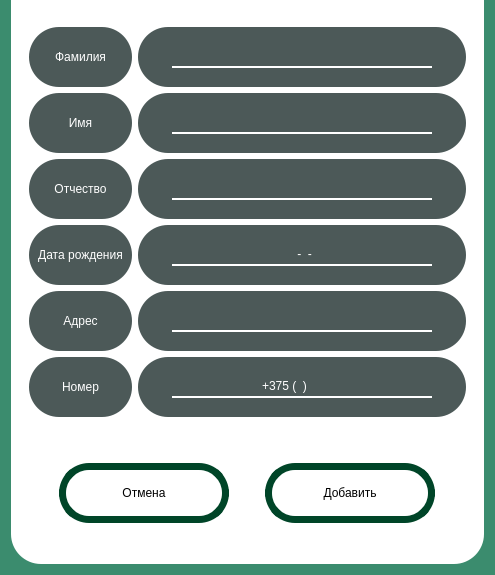
<?xml version="1.0" encoding="UTF-8"?>
<ui version="4.0">
 <class>AddPatientWindow</class>
 <widget class="QDialog" name="AddPatientWindow">
  <property name="geometry">
   <rect>
    <x>0</x>
    <y>0</y>
    <width>495</width>
    <height>575</height>
   </rect>
  </property>
  <property name="sizePolicy">
   <sizepolicy hsizetype="Preferred" vsizetype="Ignored">
    <horstretch>0</horstretch>
    <verstretch>0</verstretch>
   </sizepolicy>
  </property>
  <property name="minimumSize">
   <size>
    <width>495</width>
    <height>575</height>
   </size>
  </property>
  <property name="maximumSize">
   <size>
    <width>495</width>
    <height>575</height>
   </size>
  </property>
  <property name="windowTitle">
   <string>Dialog</string>
  </property>
  <property name="styleSheet">
   <string notr="true">background-color:#3B8C6E</string>
  </property>
  <layout class="QGridLayout" name="gridLayout">
   <property name="topMargin">
    <number>0</number>
   </property>
   <item row="0" column="0">
    <widget class="QWidget" name="widget" native="true">
     <property name="styleSheet">
      <string notr="true">background:white;
border-bottom-left-radius:30;
border-bottom-right-radius:30
</string>
     </property>
     <layout class="QGridLayout" name="gridLayout_2">
      <item row="0" column="0">
       <widget class="QWidget" name="widget_3" native="true">
        <layout class="QGridLayout" name="gridLayout_3">
         <property name="topMargin">
          <number>18</number>
         </property>
         <item row="4" column="0">
          <widget class="QWidget" name="widget_10" native="true">
           <property name="maximumSize">
            <size>
             <width>16777215</width>
             <height>60</height>
            </size>
           </property>
           <property name="styleSheet">
            <string notr="true">background:#4C5958;
border-radius:30</string>
           </property>
           <layout class="QGridLayout" name="gridLayout_5">
            <item row="0" column="0">
             <widget class="QLabel" name="label_2">
              <property name="layoutDirection">
               <enum>Qt::LayoutDirection::LeftToRight</enum>
              </property>
              <property name="styleSheet">
               <string notr="true">color:white</string>
              </property>
              <property name="text">
               <string>Адрес</string>
              </property>
              <property name="alignment">
               <set>Qt::AlignmentFlag::AlignCenter</set>
              </property>
             </widget>
            </item>
           </layout>
          </widget>
         </item>
         <item row="2" column="1">
          <widget class="QWidget" name="widget_8" native="true">
           <property name="minimumSize">
            <size>
             <width>0</width>
             <height>60</height>
            </size>
           </property>
           <property name="maximumSize">
            <size>
             <width>16777215</width>
             <height>60</height>
            </size>
           </property>
           <property name="styleSheet">
            <string notr="true">background:#4C5958;
border-radius:30</string>
           </property>
           <layout class="QGridLayout" name="gridLayout_12">
            <item row="0" column="0">
             <widget class="QLineEdit" name="LEPatronymic">
              <property name="styleSheet">
               <string notr="true">border: 0px solid red;
border-bottom: 2px solid white;
color:white;
height: 25px;
margin: 10 25</string>
              </property>
              <property name="maxLength">
               <number>45</number>
              </property>
              <property name="alignment">
               <set>Qt::AlignmentFlag::AlignCenter</set>
              </property>
             </widget>
            </item>
           </layout>
          </widget>
         </item>
         <item row="3" column="0">
          <widget class="QWidget" name="widget_9" native="true">
           <property name="maximumSize">
            <size>
             <width>16777215</width>
             <height>60</height>
            </size>
           </property>
           <property name="styleSheet">
            <string notr="true">background:#4C5958;
border-radius:30</string>
           </property>
           <layout class="QGridLayout" name="gridLayout_6">
            <item row="0" column="0">
             <widget class="QLabel" name="label_3">
              <property name="layoutDirection">
               <enum>Qt::LayoutDirection::LeftToRight</enum>
              </property>
              <property name="styleSheet">
               <string notr="true">color:white</string>
              </property>
              <property name="text">
               <string>Дата рождения</string>
              </property>
              <property name="alignment">
               <set>Qt::AlignmentFlag::AlignCenter</set>
              </property>
             </widget>
            </item>
           </layout>
          </widget>
         </item>
         <item row="0" column="1">
          <widget class="QWidget" name="widget_4" native="true">
           <property name="minimumSize">
            <size>
             <width>0</width>
             <height>60</height>
            </size>
           </property>
           <property name="maximumSize">
            <size>
             <width>16777215</width>
             <height>60</height>
            </size>
           </property>
           <property name="styleSheet">
            <string notr="true">background:#4C5958;
border-radius:30</string>
           </property>
           <layout class="QGridLayout" name="gridLayout_10">
            <item row="0" column="0">
             <widget class="QLineEdit" name="LESurname">
              <property name="styleSheet">
               <string notr="true">border: 0px solid red;
border-bottom: 2px solid white;
color:white;
height: 25px;
margin: 10 25</string>
              </property>
              <property name="maxLength">
               <number>45</number>
              </property>
              <property name="alignment">
               <set>Qt::AlignmentFlag::AlignCenter</set>
              </property>
             </widget>
            </item>
           </layout>
          </widget>
         </item>
         <item row="5" column="1">
          <widget class="QWidget" name="widget_14" native="true">
           <property name="minimumSize">
            <size>
             <width>285</width>
             <height>60</height>
            </size>
           </property>
           <property name="maximumSize">
            <size>
             <width>16777215</width>
             <height>60</height>
            </size>
           </property>
           <property name="styleSheet">
            <string notr="true">background:#4C5958;
border-radius:30</string>
           </property>
           <layout class="QGridLayout" name="gridLayout_15">
            <item row="0" column="0">
             <widget class="QLineEdit" name="LEPhoneNumber">
              <property name="styleSheet">
               <string notr="true">border: 0px solid red;
border-bottom: 2px solid white;
color:white;
height: 25px;
margin: 10 25</string>
              </property>
              <property name="inputMask">
               <string>+375 (99) 999 99 99</string>
              </property>
              <property name="text">
               <string>+375 ()   </string>
              </property>
              <property name="alignment">
               <set>Qt::AlignmentFlag::AlignCenter</set>
              </property>
              <property name="placeholderText">
               <string/>
              </property>
             </widget>
            </item>
           </layout>
          </widget>
         </item>
         <item row="1" column="1">
          <widget class="QWidget" name="widget_6" native="true">
           <property name="minimumSize">
            <size>
             <width>0</width>
             <height>60</height>
            </size>
           </property>
           <property name="maximumSize">
            <size>
             <width>16777215</width>
             <height>60</height>
            </size>
           </property>
           <property name="styleSheet">
            <string notr="true">background:#4C5958;
border-radius:30</string>
           </property>
           <layout class="QGridLayout" name="gridLayout_11">
            <item row="0" column="0">
             <widget class="QLineEdit" name="LEFirstname">
              <property name="styleSheet">
               <string notr="true">border: 0px solid red;
border-bottom: 2px solid white;
color:white;
height: 25px;
margin: 10 25</string>
              </property>
              <property name="maxLength">
               <number>45</number>
              </property>
              <property name="alignment">
               <set>Qt::AlignmentFlag::AlignCenter</set>
              </property>
             </widget>
            </item>
           </layout>
          </widget>
         </item>
         <item row="5" column="0">
          <widget class="QWidget" name="widget_11" native="true">
           <property name="maximumSize">
            <size>
             <width>16777215</width>
             <height>60</height>
            </size>
           </property>
           <property name="styleSheet">
            <string notr="true">background:#4C5958;
border-radius:30</string>
           </property>
           <layout class="QGridLayout" name="gridLayout_4">
            <item row="0" column="0">
             <widget class="QLabel" name="label">
              <property name="layoutDirection">
               <enum>Qt::LayoutDirection::LeftToRight</enum>
              </property>
              <property name="styleSheet">
               <string notr="true">color:white</string>
              </property>
              <property name="text">
               <string>Номер</string>
              </property>
              <property name="alignment">
               <set>Qt::AlignmentFlag::AlignCenter</set>
              </property>
             </widget>
            </item>
           </layout>
          </widget>
         </item>
         <item row="1" column="0">
          <widget class="QWidget" name="widget_5" native="true">
           <property name="maximumSize">
            <size>
             <width>16777215</width>
             <height>60</height>
            </size>
           </property>
           <property name="styleSheet">
            <string notr="true">background:#4C5958;
border-radius:30</string>
           </property>
           <layout class="QGridLayout" name="gridLayout_8">
            <item row="0" column="0">
             <widget class="QLabel" name="label_5">
              <property name="layoutDirection">
               <enum>Qt::LayoutDirection::LeftToRight</enum>
              </property>
              <property name="styleSheet">
               <string notr="true">color:white</string>
              </property>
              <property name="text">
               <string>Имя</string>
              </property>
              <property name="alignment">
               <set>Qt::AlignmentFlag::AlignCenter</set>
              </property>
             </widget>
            </item>
           </layout>
          </widget>
         </item>
         <item row="4" column="1">
          <widget class="QWidget" name="widget_13" native="true">
           <property name="minimumSize">
            <size>
             <width>0</width>
             <height>60</height>
            </size>
           </property>
           <property name="maximumSize">
            <size>
             <width>16777215</width>
             <height>60</height>
            </size>
           </property>
           <property name="styleSheet">
            <string notr="true">background:#4C5958;
border-radius:30</string>
           </property>
           <layout class="QGridLayout" name="gridLayout_14">
            <item row="0" column="0">
             <widget class="QLineEdit" name="LEAddress">
              <property name="styleSheet">
               <string notr="true">border: 0px solid red;
border-bottom: 2px solid white;
color:white;
height: 25px;
margin: 10 25</string>
              </property>
              <property name="maxLength">
               <number>255</number>
              </property>
              <property name="alignment">
               <set>Qt::AlignmentFlag::AlignCenter</set>
              </property>
             </widget>
            </item>
           </layout>
          </widget>
         </item>
         <item row="2" column="0">
          <widget class="QWidget" name="widget_7" native="true">
           <property name="maximumSize">
            <size>
             <width>16777215</width>
             <height>60</height>
            </size>
           </property>
           <property name="styleSheet">
            <string notr="true">background:#4C5958;
border-radius:30</string>
           </property>
           <layout class="QGridLayout" name="gridLayout_7">
            <item row="0" column="0">
             <widget class="QLabel" name="label_4">
              <property name="layoutDirection">
               <enum>Qt::LayoutDirection::LeftToRight</enum>
              </property>
              <property name="styleSheet">
               <string notr="true">color:white</string>
              </property>
              <property name="text">
               <string>Отчество</string>
              </property>
              <property name="alignment">
               <set>Qt::AlignmentFlag::AlignCenter</set>
              </property>
             </widget>
            </item>
           </layout>
          </widget>
         </item>
         <item row="3" column="1">
          <widget class="QWidget" name="widget_12" native="true">
           <property name="minimumSize">
            <size>
             <width>0</width>
             <height>60</height>
            </size>
           </property>
           <property name="maximumSize">
            <size>
             <width>16777215</width>
             <height>60</height>
            </size>
           </property>
           <property name="styleSheet">
            <string notr="true">background:#4C5958;
border-radius:30</string>
           </property>
           <layout class="QGridLayout" name="gridLayout_13">
            <item row="0" column="0">
             <widget class="QLineEdit" name="LEDateOfBirth">
              <property name="styleSheet">
               <string notr="true">border: 0px solid red;
border-bottom: 2px solid white;
color:white;

height: 25px;
margin: 10 25</string>
              </property>
              <property name="inputMask">
               <string>9999-99-99</string>
              </property>
              <property name="alignment">
               <set>Qt::AlignmentFlag::AlignCenter</set>
              </property>
             </widget>
            </item>
           </layout>
          </widget>
         </item>
         <item row="0" column="0">
          <widget class="QWidget" name="widget_2" native="true">
           <property name="maximumSize">
            <size>
             <width>16777215</width>
             <height>60</height>
            </size>
           </property>
           <property name="styleSheet">
            <string notr="true">background:#4C5958;
border-radius:30</string>
           </property>
           <layout class="QGridLayout" name="gridLayout_9">
            <item row="0" column="0">
             <widget class="QLabel" name="label_6">
              <property name="layoutDirection">
               <enum>Qt::LayoutDirection::LeftToRight</enum>
              </property>
              <property name="styleSheet">
               <string notr="true">color:white</string>
              </property>
              <property name="text">
               <string>Фамилия</string>
              </property>
              <property name="alignment">
               <set>Qt::AlignmentFlag::AlignCenter</set>
              </property>
             </widget>
            </item>
           </layout>
          </widget>
         </item>
        </layout>
       </widget>
      </item>
      <item row="1" column="0">
       <widget class="QWidget" name="widget_15" native="true">
        <layout class="QHBoxLayout" name="horizontalLayout">
         <item>
          <widget class="QPushButton" name="pushButton_2">
           <property name="minimumSize">
            <size>
             <width>0</width>
             <height>60</height>
            </size>
           </property>
           <property name="maximumSize">
            <size>
             <width>170</width>
             <height>16777215</height>
            </size>
           </property>
           <property name="styleSheet">
            <string notr="true">QPushButton{
	border-radius:30;
	background-color:white;
	color:black;
	border: 7px solid #004528;
}

QPushButton:hover{
        background-color:#ACACAC;
}</string>
           </property>
           <property name="text">
            <string>Отмена</string>
           </property>
           <property name="autoDefault">
            <bool>false</bool>
           </property>
          </widget>
         </item>
         <item>
          <widget class="QPushButton" name="pushButton">
           <property name="minimumSize">
            <size>
             <width>0</width>
             <height>60</height>
            </size>
           </property>
           <property name="maximumSize">
            <size>
             <width>170</width>
             <height>16777215</height>
            </size>
           </property>
           <property name="styleSheet">
            <string notr="true">QPushButton{
	border-radius:30;
	background-color:white;
	color:black;
	border: 7px solid #004528;
}

QPushButton:hover{
        background-color:#ACACAC;
}</string>
           </property>
           <property name="text">
            <string>Добавить</string>
           </property>
           <property name="autoDefault">
            <bool>false</bool>
           </property>
          </widget>
         </item>
        </layout>
       </widget>
      </item>
     </layout>
    </widget>
   </item>
  </layout>
 </widget>
 <resources/>
 <connections/>
</ui>
